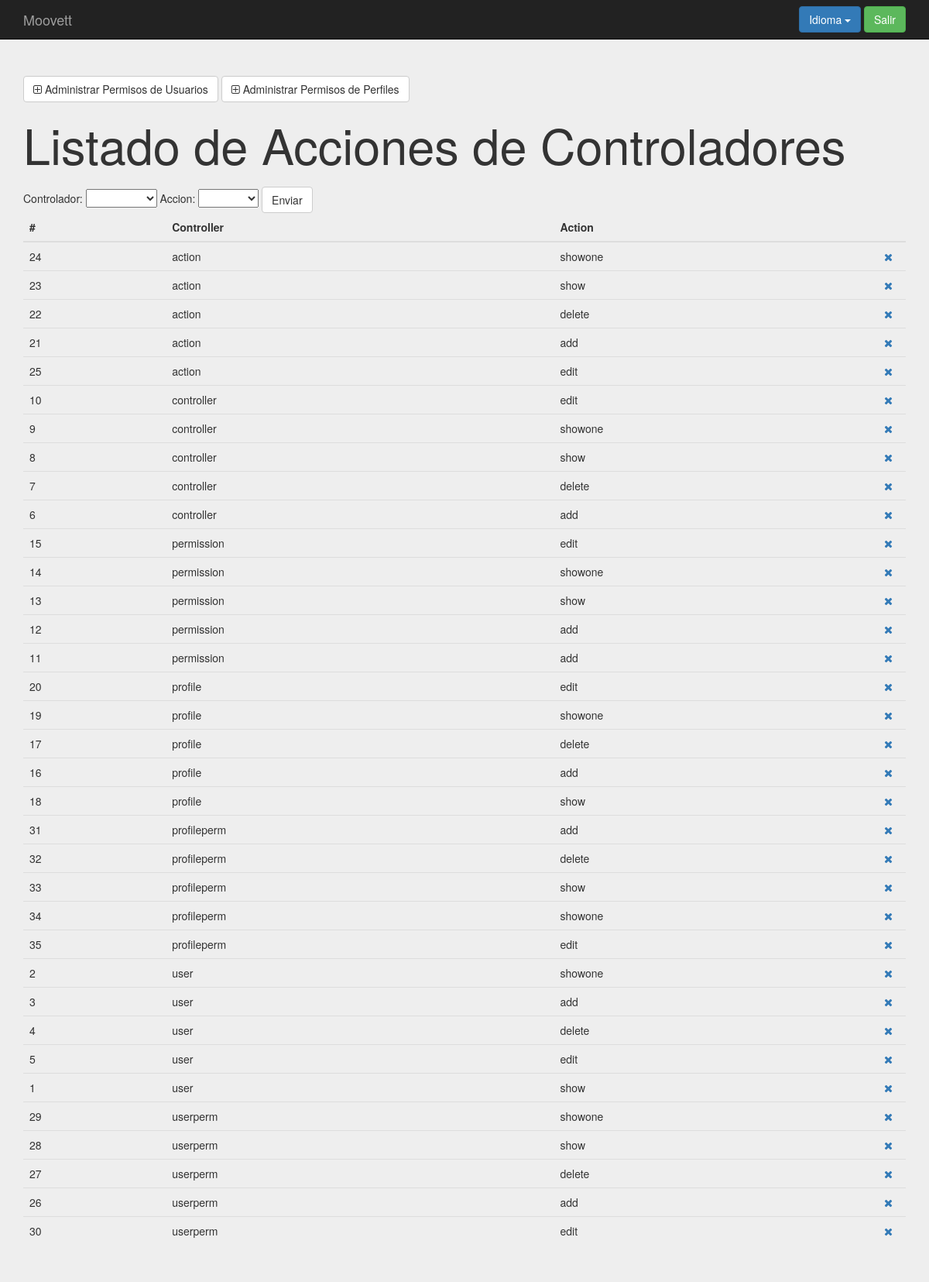
Page /index.php?controller=permission&action=show (signed in) on the committed database.
### tables this page shows
create table `permission` (
`id` int(11) not null,
  `controller` varchar(25) not null,
  `action` varchar(25) not null
);

### core/ViewManager.php (called while the page is built, shortened)
<?php
class ViewManager {
    private $variables = array();
    public function setVariable($varname, $value, $flash=false) {
        $this->variables[$varname] = $value;
    }
    public function getVariable($varname, $default=NULL) {
        if (!isset($this->variables[$varname])) {
            return $default;
        }
        return $this->variables[$varname];
    }
    public function render($controller, $viewname) {
        include(__DIR__."/../Views/$controller/$viewname.php");
    }
    private static $viewmanager_singleton = NULL;
    public static function getInstance() {
        if (self::$viewmanager_singleton == null) {
            self::$viewmanager_singleton = new ViewManager();
        }
        return self::$viewmanager_singleton;
    }
}

### Controllers/PERMISSION_Controller.php (called while the page is built, shortened)
<?php
require_once(__DIR__."/../core/ViewManager.php");
require_once(__DIR__."/../core/I18n.php");
require_once(__DIR__."/../Models/Controller.php");
require_once(__DIR__."/../Models/CONTROLLER_Model.php");
require_once(__DIR__."/../Models/Action.php");
require_once(__DIR__."/../Models/ACTION_Model.php");
require_once(__DIR__."/../Models/Permission.php");
require_once(__DIR__."/../Models/PERMISSION_Model.php");
class PERMISSION_Controller extends BaseController {
    private $controllerMapper;
    private $actionMapper;
    private $permissionMapper;
    public function __construct() {
        $this->controllerMapper = new CONTROLLER_Model();
        $this->actionMapper = new ACTION_Model();
        $this->permissionMapper = new PERMISSION_Model();
        $this->view->setLayout("default");
    }
    public function show(){
        $permissions = $this->permissionMapper->fetch_all();
        $controllers = $this->controllerMapper->fetch_all();
        $actions = $this->actionMapper->fetch_all();
        $this->view->setVariable("permissions", $permissions);
        $this->view->setVariable("controllers", $controllers);
        $this->view->setVariable("actions", $actions);
        $this->view->render("permission", "PERMISSION_SHOW_Vista");
    }
}

### index.php (called while the page is built, shortened)
<?php
function run() {
    try{
        $controller = loadController($_GET["controller"]);
        $actionName = $_GET["action"];
        $controller->$actionName();
    } catch(Exception $ex) {
        die($ex->getMessage());
  }
}
function loadController($controllerName) {
    return new $controllerClassName();
}
run();
?>

### core/I18n.php (called while the page is built, shortened)
<?php
class I18n {
  private $messages;
  public function setLanguage($language) {
    $this->messages = $i18n_messages;
  }
  public function i18n($key) {
    if (isset($this->messages[$key])){
      return $this->messages[$key];
    }else{
      return $key;
    }
  }
  private static $i18n_singleton = null;
  public static function getInstance() {
    if (self::$i18n_singleton == NULL) {
      self::$i18n_singleton = new I18n();
    }
    return self::$i18n_singleton;
  }
}
function i18n($key) {
  return I18n::getInstance()->i18n($key);
}

### Models/Controller.php (called while the page is built, shortened)
<?php
class Controller {
    private $controllerName;
    public function __construct($id=NULL, $controllerName=NULL, $action=NULL) {
        $this->controllerName = $controllerName;
    }
    public function getControllerName() {
        return $this->controllerName;
    }
}

### Models/CONTROLLER_Model.php (called while the page is built, shortened)
<?php
require_once(__DIR__."/../core/PDOConnection.php");
class CONTROLLER_Model {
    private $db;
    public function __construct() {
        $this->db = PDOConnection::getInstance();
    }
    public function fetch_all(){
        $sql = $this->db->prepare("SELECT * FROM controller ORDER BY controllername");
        $sql->execute();
        $controllers_db = $sql->fetchAll(PDO::FETCH_ASSOC);
        $controllers = array();
        foreach ($controllers_db as $controller) {
            array_push($controllers, new Controller($controller["id"], $controller["controllername"]));
        }
        return $controllers;
    }
}

### core/PDOConnection.php (called while the page is built)
<?php
class PDOConnection {
    private static $dbhost = "127.0.0.1";
    private static $dbname = "moovett";
    private static $dbuser = "moovett";
    private static $dbpass = "moovett";
    private static $db_singleton = null;
    public static function getInstance() {
        if (self::$db_singleton == null) {
            self::$db_singleton = new PDO(
                "mysql:host=".self::$dbhost.";dbname=".self::$dbname.";charset=utf8",
                self::$dbuser,
                self::$dbpass,
                array(
                    PDO::ATTR_EMULATE_PREPARES => false,
                    PDO::ATTR_ERRMODE => PDO::ERRMODE_EXCEPTION
                )
            );
        }
        return self::$db_singleton;
    }
}
?>

### Models/Action.php (called while the page is built, shortened)
<?php
class Action {
    private $actionName;
    public function __construct($id=NULL, $actionName=NULL) {
        $this->actionName = $actionName;
    }
    public function getActionName() {
        return $this->actionName;
    }
}

### Models/ACTION_Model.php (called while the page is built, shortened)
<?php
require_once(__DIR__."/../core/PDOConnection.php");
class ACTION_Model {
    private $db;
    public function __construct() {
        $this->db = PDOConnection::getInstance();
    }
    public function fetch_all(){
        $sql = $this->db->prepare("SELECT * FROM action ORDER BY actionname");
        $sql->execute();
        $actions_db = $sql->fetchAll(PDO::FETCH_ASSOC);
        $actions = array();
        foreach ($actions_db as $action) {
            array_push($actions, new Action($action["id"], $action["actionname"]));
        }
        return $actions;
    }
}

### Models/Permission.php (called while the page is built, shortened)
<?php
class Permission {
    private $id;
    private $controller;
    private $action;
    public function __construct($id=NULL, $controller=NULL, $action=NULL) {
        $this->id = $id;
        $this->controller = $controller;
        $this->action = $action;
    }
    public function getID() {
        return $this->id;
    }
    public function getController() {
        return $this->controller;
    }
    public function getAction() {
        return $this->action;
    }
}

### Models/PERMISSION_Model.php (called while the page is built, shortened)
<?php
require_once(__DIR__."/../core/PDOConnection.php");
class PERMISSION_Model {
    private $db;
    public function __construct() {
        $this->db = PDOConnection::getInstance();
    }
    public function fetch_all(){
        $sql = $this->db->prepare("SELECT * FROM permission ORDER BY controller");
        $sql->execute();
        $permissions_db = $sql->fetchAll(PDO::FETCH_ASSOC);
        $permissions = array();
        foreach ($permissions_db as $permission) {
            array_push($permissions, new Permission($permission["id"], $permission["controller"], $permission["action"]));
        }
        return $permissions;
    }
}

### Views/permission/PERMISSION_SHOW_Vista.php (the view, shortened to what this page needs)
<?php
require_once(__DIR__."/../../core/ViewManager.php");
$view = ViewManager::getInstance();
$view->setVariable("title", "Manage Permissions");
$permissions = $view->getVariable("permissions");
$controllers = $view->getVariable("controllers");
$actions = $view->getVariable("actions");
?>
<div class="jumbotron">
    <div class="container">
            <a href="index.php?controller=userperm&amp;action=show" class="btn btn-default"><i class="fa fa-plus-square-o" aria-hidden="true"></i> <?= i18n("Manage User Permissions")?></a>
            <a href="index.php?controller=profileperm&amp;action=show" class="btn btn-default"><i class="fa fa-plus-square-o" aria-hidden="true"></i> <?= i18n("Manage Profile Permissions")?></a>
        <h1><?= i18n("List of Controller Actions")?></h1>
        <form class="top-buffer" action="index.php?controller=permission&amp;action=add" method="POST">
        <?= i18n("Controller") ?>: <select name="controller">
        <option value="" selected></option>
        <?php foreach($controllers as $controller) {?>
            <option value="<?= $controller->getControllerName()?>"><?= $controller->getControllerName()?></option>
        <?php }?>
        </select>
        <?= i18n("Action") ?>: <select name="action">
        <option value="" selected></option>
        <?php foreach($actions as $action) {?>
            <option value="<?= $action->getActionName()?>"><?= $action->getActionName()?></option>
        <?php }?>
        </select>
	       <button type="submit" name="submit" value="submit" class="btn btn-default"><?= i18n("Submit") ?></button>
        </form>
<table class="table">
      <thead>
        <tr>
          <th>#</th>
          <th>Controller</th>
          <th>Action</th>
          <th style="width: 36px;"></th>
        </tr>
      </thead>
      <tbody>
	  <?php foreach($permissions as $permission){ ?>
          <tr>
	      <td><?php echo $permission->getID(); ?></td>
          <td><?php echo $permission->getController(); ?></td>
          <td><?php echo $permission->getAction(); ?></td>
          <td>
              <a href="index.php?controller=permission&action=delete&amp;id=<?php echo $permission->getID();  ?>" role="button" data-toggle="modal"><i class="fa fa-times" aria-hidden="true"></i></a>
          </td>
        </tr>
	<?php } ?>
      </tbody>
</table>
    </div>
</div>

### css/style.css (style rules this page uses)
body { padding-top: 50px; padding-bottom: 20px; }
.top-buffer { margin-top:20px; }

### rows in the picture
permission: id "24", controller "action", action "showone"
permission: id "23", controller "action", action "show"
permission: id "22", controller "action", action "delete"
permission: id "21", controller "action", action "add"
permission: id "25", controller "action", action "edit"
permission: id "10", controller "controller", action "edit"
permission: id "9", controller "controller", action "showone"
permission: id "8", controller "controller", action "show"
permission: id "7", controller "controller", action "delete"
permission: id "6", controller "controller", action "add"
permission: id "15", controller "permission", action "edit"
permission: id "14", controller "permission", action "showone"
permission: id "13", controller "permission", action "show"
permission: id "12", controller "permission", action "add"
permission: id "11", controller "permission", action "add"
permission: id "20", controller "profile", action "edit"
permission: id "19", controller "profile", action "showone"
permission: id "17", controller "profile", action "delete"
permission: id "16", controller "profile", action "add"
permission: id "18", controller "profile", action "show"
permission: id "31", controller "profileperm", action "add"
permission: id "32", controller "profileperm", action "delete"
permission: id "33", controller "profileperm", action "show"
permission: id "34", controller "profileperm", action "showone"
permission: id "35", controller "profileperm", action "edit"
permission: id "2", controller "user", action "showone"
permission: id "3", controller "user", action "add"
permission: id "4", controller "user", action "delete"
permission: id "5", controller "user", action "edit"
permission: id "1", controller "user", action "show"
permission: id "29", controller "userperm", action "showone"
permission: id "28", controller "userperm", action "show"
permission: id "27", controller "userperm", action "delete"
permission: id "26", controller "userperm", action "add"
permission: id "30", controller "userperm", action "edit"

### other values in the picture
i18n("Language") "Idioma"
i18n("Logout") "Salir"
i18n("Manage User Permissions") "Administrar Permisos de Usuarios"
i18n("Manage Profile Permissions") "Administrar Permisos de Perfiles"
i18n("List of Controller Actions") "Listado de Acciones de Controladores"
i18n("Controller") "Controlador"
i18n("Action") "Accion"
i18n("Submit") "Enviar"
